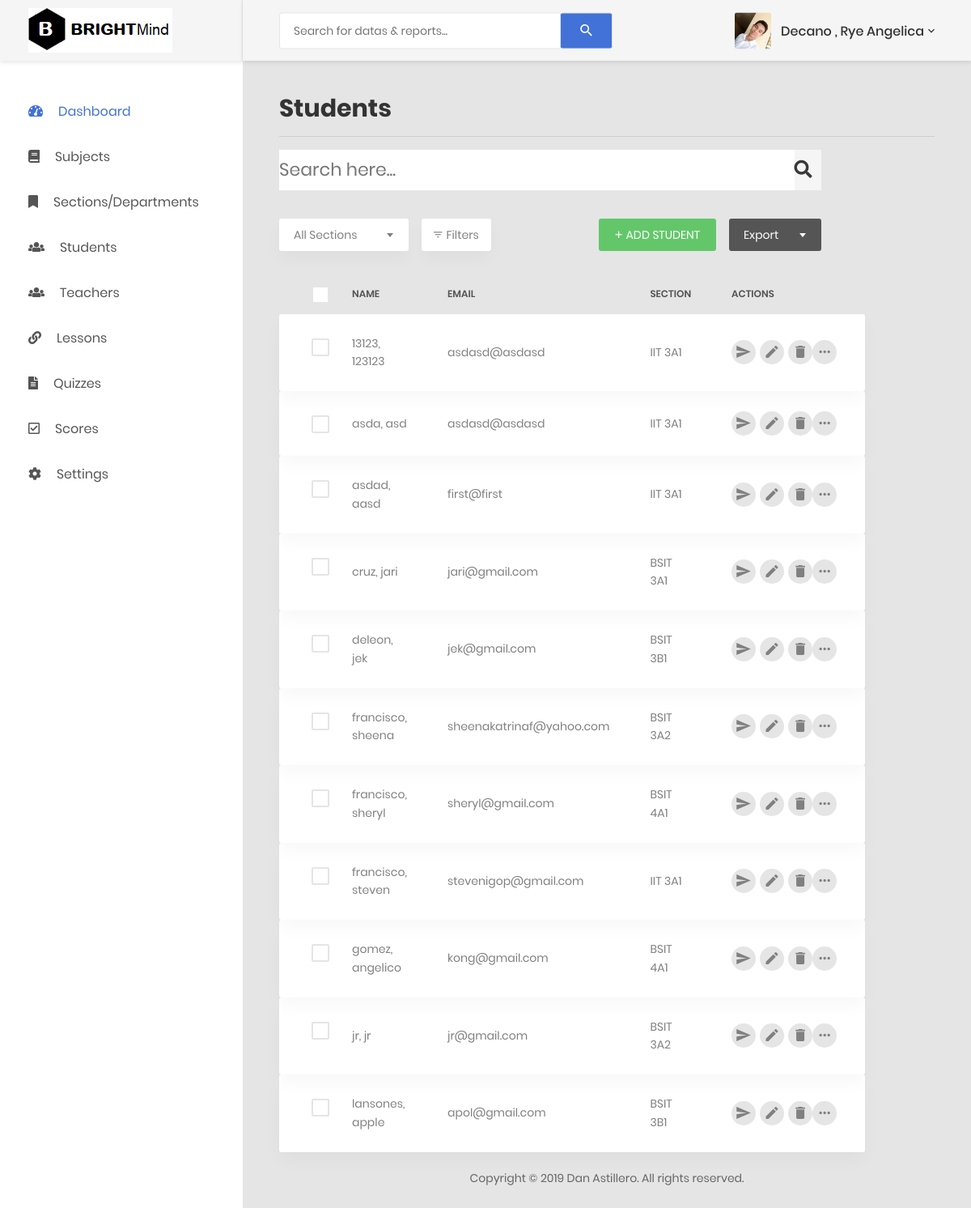
The page /teacherstudents.php (signed in) on the database as committed earlier.
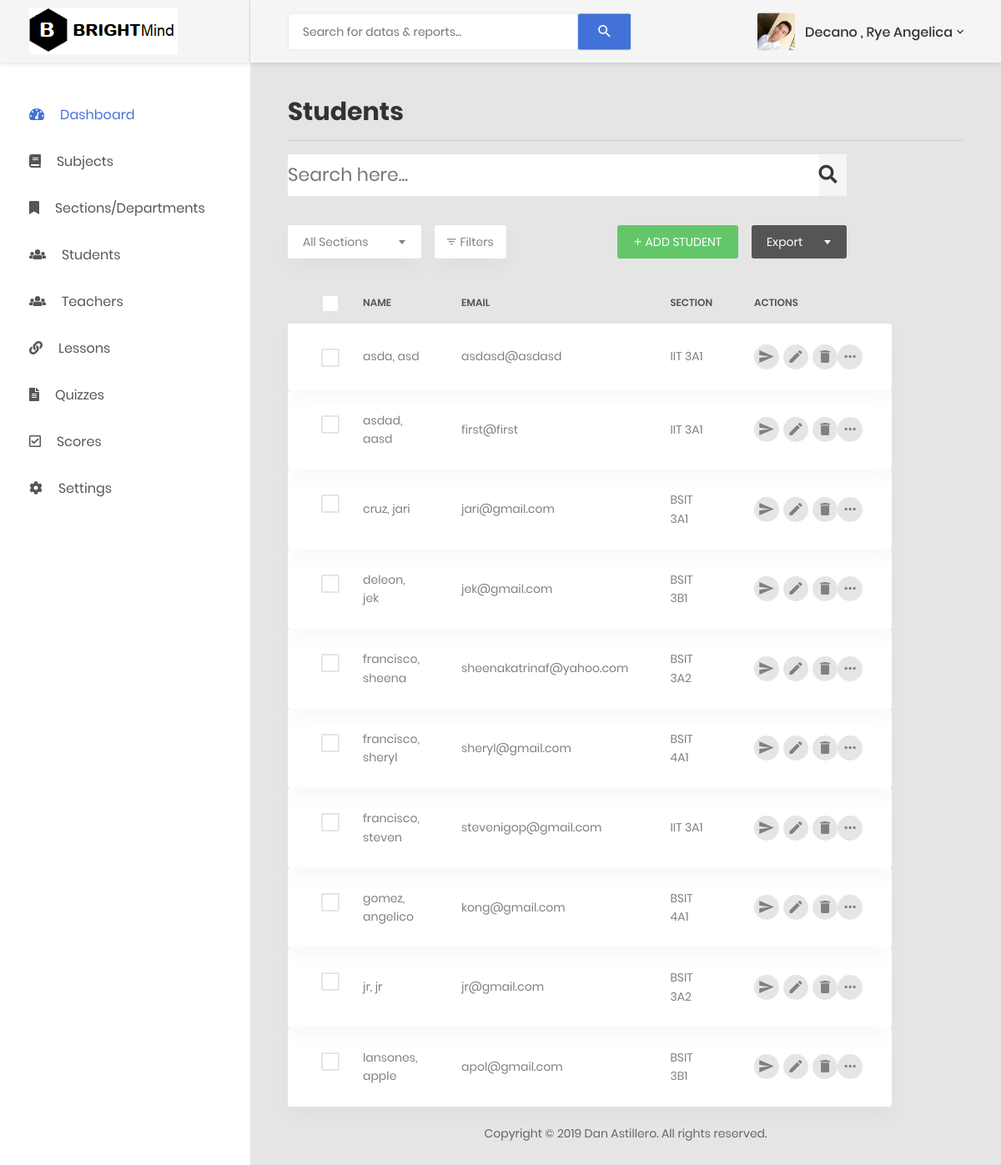
The same page on the database as committed later.
### tables this page shows
CREATE TABLE `userstbl` (
  `userid` int(10) NOT NULL,
  `email` varchar(100) NOT NULL,
  `password` varchar(100) NOT NULL,
  `fname` varchar(100) NOT NULL,
  `lname` varchar(100) NOT NULL,
  `mname` varchar(100) NOT NULL,
  `sectionid` int(10) NOT NULL
);

CREATE TABLE `sectiontbl` (
  `sectionid` int(10) NOT NULL,
  `sectionname` varchar(100) NOT NULL
);

### teacherstudents.php (the view, shortened to what the changed rows need)
<!DOCTYPE html>
<html lang="en">
<head>
    <link href="css/font-face.css" rel="stylesheet" media="all">
    <link href="vendor/font-awesome-4.7/css/font-awesome.min.css" rel="stylesheet" media="all">
    <link href="vendor/font-awesome-5/css/fontawesome-all.min.css" rel="stylesheet" media="all">
    <link href="vendor/mdi-font/css/material-design-iconic-font.min.css" rel="stylesheet" media="all">
    <link href="vendor/bootstrap-4.1/bootstrap.min.css" rel="stylesheet" media="all">
    <link href="vendor/animsition/animsition.min.css" rel="stylesheet" media="all">
    <link href="vendor/bootstrap-progressbar/bootstrap-progressbar-3.3.4.min.css" rel="stylesheet" media="all">
    <link href="vendor/wow/animate.css" rel="stylesheet" media="all">
    <link href="vendor/css-hamburgers/hamburgers.min.css" rel="stylesheet" media="all">
    <link href="vendor/slick/slick.css" rel="stylesheet" media="all">
    <link href="vendor/select2/select2.min.css" rel="stylesheet" media="all">
    <link href="vendor/perfect-scrollbar/perfect-scrollbar.css" rel="stylesheet" media="all">
    <link href="css/theme.css" rel="stylesheet" media="all">
</head>
<body class="animsition">
    <div class="page-wrapper">
        <div class="page-container">
            <?php include("teacherheader.php"); ?>
            <div class="main-content">
                <div class="section__content section__content--p30">
                    <div class="container-fluid">
                        <div>
                            <h2>Students</h2><hr/>
                        </div>
                        <div class="row">
                            <div class="col-md-10">
                                <div class="table-responsive table-responsive-data2">
                                  <table class="table table-data2">
                                        <thead>
                                            <tr>
                                                <th>
                                                    <label class="au-checkbox">
                                                        <span class="au-checkmark"></span>
                                                    </label>
                                                </th>
                                                <th>name</th>
                                                <th>email</th>
                                                <th>Section</th>
                                                <th>Actions</th>
                                            </tr>
                                        </thead>
                                        <tbody id="response">
                                        <?php
                                        $sql="SELECT userstbl.userid, userstbl.lname, userstbl.fname, userstbl.email, sectiontbl.sectionname from userstbl left join sectiontbl on userstbl.sectionid=sectiontbl.sectionid  order by userstbl.lname";
                                        $result=mysqli_query($con, $sql);
                                        if(mysqli_num_rows($result)){
                                        while($row = mysqli_fetch_array($result))
                                        {?>
                                            <tr class="tr-shadow">
                                                <td>
                                                    <label class="au-checkbox">
                                                        <span class="au-checkmark"></span>
                                                    </label>
                                                </td>
                                               <?php echo "<td>".$row['lname'].", ".$row['fname']."</td>"; ?>
                                               <?php echo "<td>".$row['email']."</td>";?>
                                               <?php echo "<td>".$row['sectionname']."</td>";?>
                                                <td>
                                                    <div class="table-data-feature">
                                                        <button onclick="setmodalid(<?php echo $row['userid']; ?>)" class="item" data-toggle="modal" data-placement="top" title="Send Notification" type="button" data-target="#sendnotif">
                                                            <i class="zmdi zmdi-mail-send"></i>
                                                        </button>
                                                        <button type="button" onclick="editstudent(<?php echo $row['userid']; ?>)" class="item" data-placement="top" title="Edit"  data-toggle="modal" data-target="#add">
                                                            <i class="zmdi zmdi-edit"></i>
                                                        </button>
                                                        <a href="<?php echo "process2.php?deletestudent=1&id=".$row['userid'] ?>">
                                                        <button class="item" data-toggle="tooltip" data-placement="top" title="Delete">
                                                            <i class="zmdi zmdi-delete"></i>
                                                        </button></a>
                                                        <button class="item" data-toggle="tooltip" data-placement="top" title="More">
                                                            <i class="zmdi zmdi-more"></i>
                                                        </button>
                                                    </div>
                                                </td>
                                            </tr>
                                        <?php
                                        }
                                    }else{
                                        echo "<tr><td></td><td></td><td>No data Found</td><td></td><td></td><td></td>
                                        </tr>";
                                    }
                                    ?>
                                        </tbody>
                                    </table>
                                </div>
                            </div>
                        </div>
                    </div>
                </div>
                    </div>
        </div>
    </div>
</body>
</html>

Rows that differ between the two databases and show on the page:
removed userstbl: lname "13123", fname "123123", email "asdasd@asdasd", sectionid.sectionname "IIT 3A1"
